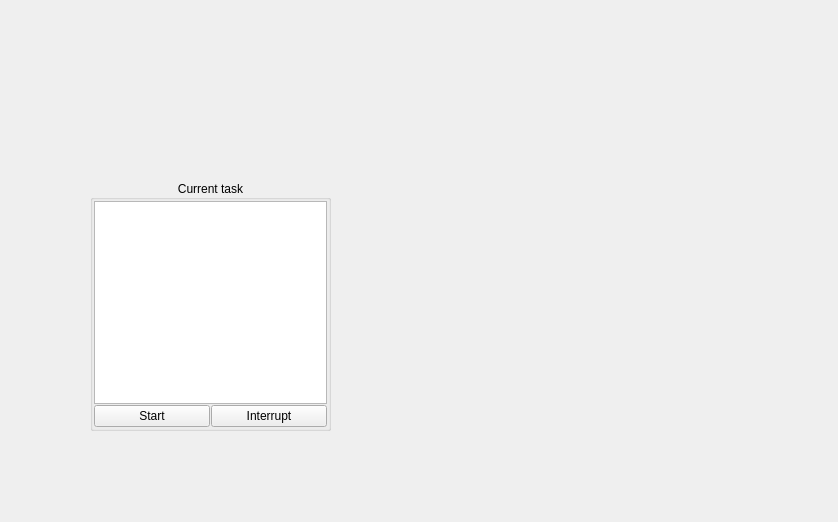
<?xml version="1.0" encoding="UTF-8"?>
<ui version="4.0">
 <class>TaskManagementWidget</class>
 <widget class="QWidget" name="TaskManagementWidget">
  <property name="geometry">
   <rect>
    <x>0</x>
    <y>0</y>
    <width>838</width>
    <height>522</height>
   </rect>
  </property>
  <property name="windowTitle">
   <string>Form</string>
  </property>
  <widget class="QGroupBox" name="groupBox">
   <property name="geometry">
    <rect>
     <x>90</x>
     <y>180</y>
     <width>241</width>
     <height>251</height>
    </rect>
   </property>
   <property name="title">
    <string>Current task</string>
   </property>
   <property name="alignment">
    <set>Qt::AlignCenter</set>
   </property>
   <layout class="QVBoxLayout" name="verticalLayout_3">
    <property name="spacing">
     <number>1</number>
    </property>
    <property name="leftMargin">
     <number>1</number>
    </property>
    <property name="topMargin">
     <number>1</number>
    </property>
    <property name="rightMargin">
     <number>1</number>
    </property>
    <property name="bottomMargin">
     <number>1</number>
    </property>
    <item>
     <widget class="QPlainTextEdit" name="plainTextEdit"/>
    </item>
    <item>
     <layout class="QHBoxLayout" name="horizontalLayout">
      <item>
       <widget class="QPushButton" name="pushButton">
        <property name="text">
         <string>Start</string>
        </property>
       </widget>
      </item>
      <item>
       <widget class="QPushButton" name="pushButton_2">
        <property name="text">
         <string>Interrupt</string>
        </property>
       </widget>
      </item>
     </layout>
    </item>
   </layout>
  </widget>
 </widget>
 <resources/>
 <connections/>
</ui>
